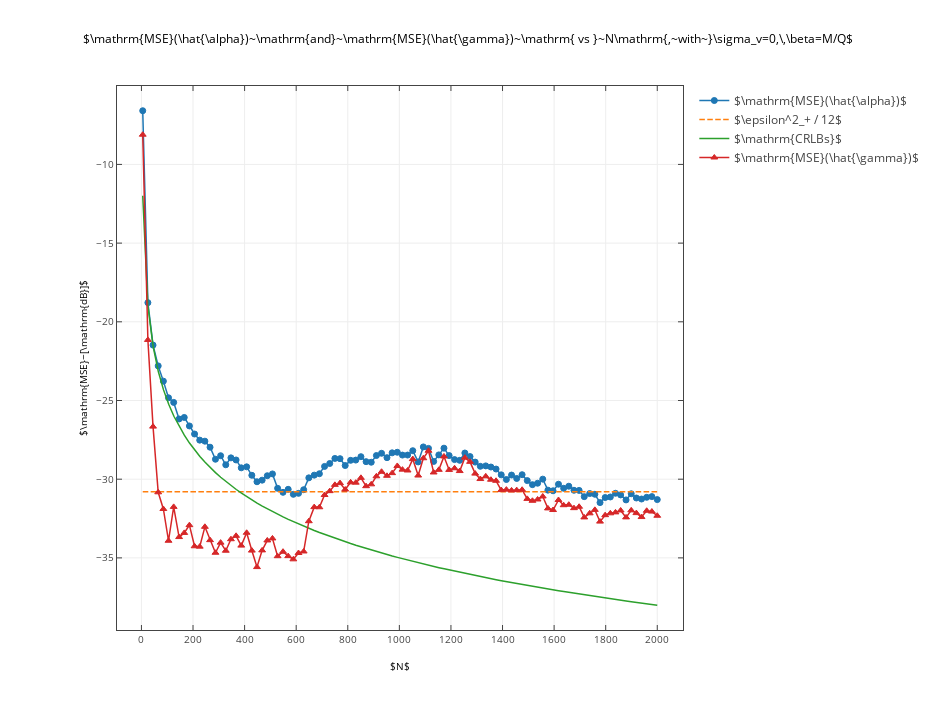

The cell this chart's notebook holds for it:
### Markdown cell above
### Plotting

### Code cell
# Load data from npz file
( nrof_samples_grid, alpha_error, epsilon, nrof_samples_CRLB, CRLB_alpha, CRLB_gamma, gamma_error,
  beta, psi, gamma, alpha, SNR_out ) = itemgetter( 'nrof_samples_grid',
 'alpha_error', 'epsilon', 'nrof_samples_CRLB', 'CRLB_alpha', 'CRLB_gamma', 'gamma_error', 
 'beta', 'psi', 'gamma', 'alpha', 'SNR_out' )(
 np.load( "plots/epsilon_phenomenon.npz" ) )

print( "Plotting results for alpha = %f, beta = %f, gamma = %f, psi = %f, and SNR_w = %f"%( 
        alpha, beta, gamma, psi, SNR_out ) )

# Set up figure
plt.figure( figsize = [13,10] )
# Plot MSE for alpha
plt.plot( nrof_samples_grid, alpha_error, 'o-', label = r"$\mathrm{MSE}(\hat{\alpha})$" )
# Plot epsilon^2_+/12 as a straight line
plt.plot( nrof_samples_grid, 
          10 * np.log10( epsilon**2 / 12 ) * np.ones_like( nrof_samples_grid ), '--',
         label = r"$\epsilon^2_+ / 12$" )
# If the two parameters have different scales
if not np.abs( psi ) == 1:
    # Plot the CRLBs
    plt.plot( nrof_samples_CRLB, 10*np.log10( CRLB_alpha ), label = r"$\mathrm{CRLB}(\alpha)$" )
    plt.plot( nrof_samples_CRLB, 10*np.log10( CRLB_gamma ), label = r"$\mathrm{CRLB}(\gamma)$" )
    # Plot psi^2 epsilon^2_+/12 (scale of alpha)
    plt.plot( nrof_samples_grid, 
          10 * np.log10( (psi * epsilon)**2 / 12 ) * np.ones_like( nrof_samples_grid ), '--',
         label = r"$(\psi \epsilon)^2_+ / 12$" )
else:
    plt.plot( nrof_samples_CRLB, 10*np.log10( CRLB_alpha ), label = r"$\mathrm{CRLBs}$" )
# Plot MSE for gamma
plt.plot( nrof_samples_grid, gamma_error, '^-', label = r"$\mathrm{MSE}(\hat{\gamma})$" )
# Activate grid, set title, and configure labels and legend
plt.grid( True, which = 'both' )
plt.title( r"$\mathrm{MSE}(\hat{\alpha})~\mathrm{and}~\mathrm{MSE}(\hat{\gamma})~" + 
           r"\mathrm{ vs }~N\mathrm{,~with~}\sigma_v=0,\,\beta=M/Q$" )
plt.xlabel( r"$N$" )
plt.ylabel( r"$\mathrm{MSE}~[\mathrm{dB}]$")
plt.legend(  )

# Export to TikZ, if required
if export_to_latex:
    tikz_save( "plots/epsilon_phenomenon.tex" )

# Show interactive or static version, as required

if interactive:
    mpl_to_pltly( plt.gcf( ) )
else:
    plt.show( )

### Figure 1 — Plotly figure (JSON) as saved in the notebook; plotly's stock layout.template omitted (floating-point values rounded to 4 significant figures)
{"data": [{"line": {"color": "rgba (31, 119, 180, 1)", "dash": "solid", "width": 1.5}, "marker": {"color": "#1F77B4", "line": {"color": "#1F77B4", "width": 1}, "opacity": 1, "size": 6, "symbol": "circle"}, "mode": "lines+markers", "name": "$\\mathrm{MSE}(\\hat{\\alpha})$", "type": "scatter", "uid": "0d99f53f-af0f-4771-bd2a-e6e6de03fea3", "x": [5, 25, 45, 65, 85, 105, 125, 146, 166, 186, 206, 226, 246, 266, 287, 307, 327, 347, 367, 387, 408, 428, 448, 468, 488, 508, 528, 549, 569, 589, 609, 629, 649, 670, 690, 710, 730, 750, 770, 790, 811, 831, 851, 871, 891, 911, 931, 952, 972, 992, 1012, 1032, 1052, 1073, 1093, 1113, 1133, 1153, 1173, 1193, 1214, 1234, 1254, 1274, 1294, 1314, 1335, 1355, 1375, 1395, 1415, 1435, 1455, 1476, 1496, 1516, 1536, 1556, 1576, 1596, 1617, 1637, 1657, 1677, 1697, 1717, 1738, 1758, 1778, 1798, 1818, 1838, 1858, 1879, 1899, 1919, 1939, 1959, 1979, 2000], "xaxis": "x", "y": [-6.589, -18.78, -21.48, -22.8, -23.77, -24.83, -25.12, -26.17, -26.08, -26.62, -27.13, -27.52, -27.58, -27.97, -28.73, -28.51, -29.08, -28.64, -28.78, -29.28, -29.21, -29.75, -30.16, -30.06, -29.78, -29.66, -30.58, -30.83, -30.64, -30.96, -30.9, -30.67, -29.91, -29.74, -29.65, -29.19, -29.0, -28.68, -28.7, -29.13, -28.8, -28.79, -28.57, -28.88, -28.92, -28.5, -28.35, -28.63, -28.33, -28.29, -28.47, -28.47, -28.19, -28.9, -27.95, -28.04, -28.87, -28.46, -28.03, -28.5, -28.75, -28.8, -28.34, -28.56, -28.91, -29.18, -29.15, -29.23, -29.35, -29.73, -30.02, -29.74, -29.95, -29.71, -30.09, -30.35, -30.26, -30.0, -30.7, -30.74, -30.32, -30.58, -30.45, -30.7, -30.71, -31.11, -30.91, -30.96, -31.49, -31.17, -31.13, -30.9, -31.0, -31.32, -30.93, -31.2, -31.26, -31.15, -31.11, -31.3], "yaxis": "y"}, {"line": {"color": "rgba (255, 127, 14, 1)", "dash": "5.550000000000001px,2.4000000000000004px", "width": 1.5}, "mode": "lines", "name": "$\\epsilon^2_+ / 12$", "type": "scatter", "uid": "d0a47438-1e79-4b94-9975-63900c596274", "x": [5, 25, 45, 65, 85, 105, 125, 146, 166, 186, 206, 226, 246, 266, 287, 307, 327, 347, 367, 387, 408, 428, 448, 468, 488, 508, 528, 549, 569, 589, 609, 629, 649, 670, 690, 710, 730, 750, 770, 790, 811, 831, 851, 871, 891, 911, 931, 952, 972, 992, 1012, 1032, 1052, 1073, 1093, 1113, 1133, 1153, 1173, 1193, 1214, 1234, 1254, 1274, 1294, 1314, 1335, 1355, 1375, 1395, 1415, 1435, 1455, 1476, 1496, 1516, 1536, 1556, 1576, 1596, 1617, 1637, 1657, 1677, 1697, 1717, 1738, 1758, 1778, 1798, 1818, 1838, 1858, 1879, 1899, 1919, 1939, 1959, 1979, 2000], "xaxis": "x", "y": [-30.79, -30.79, -30.79, -30.79, -30.79, -30.79, -30.79, -30.79, -30.79, -30.79, -30.79, -30.79, -30.79, -30.79, -30.79, -30.79, -30.79, -30.79, -30.79, -30.79, -30.79, -30.79, -30.79, -30.79, -30.79, -30.79, -30.79, -30.79, -30.79, -30.79, -30.79, -30.79, -30.79, -30.79, -30.79, -30.79, -30.79, -30.79, -30.79, -30.79, -30.79, -30.79, -30.79, -30.79, -30.79, -30.79, -30.79, -30.79, -30.79, -30.79, -30.79, -30.79, -30.79, -30.79, -30.79, -30.79, -30.79, -30.79, -30.79, -30.79, -30.79, -30.79, -30.79, -30.79, -30.79, -30.79, -30.79, -30.79, -30.79, -30.79, -30.79, -30.79, -30.79, -30.79, -30.79, -30.79, -30.79, -30.79, -30.79, -30.79, -30.79, -30.79, -30.79, -30.79, -30.79, -30.79, -30.79, -30.79, -30.79, -30.79, -30.79, -30.79, -30.79, -30.79, -30.79, -30.79, -30.79, -30.79, -30.79, -30.79], "yaxis": "y"}, {"line": {"color": "rgba (44, 160, 44, 1)", "dash": "solid", "width": 1.5}, "mode": "lines", "name": "$\\mathrm{CRLBs}$", "type": "scatter", "uid": "0fa61cb8-e5cd-4b94-9acf-6ca07319910d", "x": [5, 25.15, 45.3, 65.45, 85.61, 105.8, 125.9, 146.1, 166.2, 186.4, 206.5, 226.7, 246.8, 267.0, 287.1, 307.3, 327.4, 347.6, 367.7, 387.9, 408.0, 428.2, 448.3, 468.5, 488.6, 508.8, 528.9, 549.1, 569.2, 589.4, 609.5, 629.7, 649.8, 670, 690.2, 710.3, 730.5, 750.6, 770.8, 790.9, 811.1, 831.2, 851.4, 871.5, 891.7, 911.8, 932.0, 952.1, 972.3, 992.4, 1013.0, 1033.0, 1053.0, 1073.0, 1093.0, 1113.0, 1133.0, 1154.0, 1174.0, 1194.0, 1214.0, 1234.0, 1254.0, 1275.0, 1295.0, 1315.0, 1335, 1355.0, 1375.0, 1395.0, 1416.0, 1436.0, 1456.0, 1476.0, 1496.0, 1516.0, 1537.0, 1557.0, 1577.0, 1597.0, 1617.0, 1637.0, 1657.0, 1678.0, 1698.0, 1718.0, 1738.0, 1758.0, 1778.0, 1798.0, 1819.0, 1839.0, 1859.0, 1879.0, 1899.0, 1919.0, 1940.0, 1960.0, 1980.0, 2000], "xaxis": "x", "y": [-11.99, -19.01, -21.56, -23.16, -24.33, -25.24, -26.0, -26.65, -27.21, -27.7, -28.15, -28.55, -28.92, -29.26, -29.58, -29.88, -30.15, -30.41, -30.66, -30.89, -31.11, -31.32, -31.52, -31.71, -31.89, -32.07, -32.23, -32.4, -32.55, -32.7, -32.85, -32.99, -33.13, -33.26, -33.39, -33.51, -33.64, -33.75, -33.87, -33.98, -34.09, -34.2, -34.3, -34.4, -34.5, -34.6, -34.69, -34.79, -34.88, -34.97, -35.05, -35.14, -35.22, -35.31, -35.39, -35.47, -35.54, -35.62, -35.7, -35.77, -35.84, -35.91, -35.98, -36.05, -36.12, -36.19, -36.25, -36.32, -36.38, -36.45, -36.51, -36.57, -36.63, -36.69, -36.75, -36.81, -36.87, -36.92, -36.98, -37.03, -37.09, -37.14, -37.19, -37.25, -37.3, -37.35, -37.4, -37.45, -37.5, -37.55, -37.6, -37.65, -37.69, -37.74, -37.79, -37.83, -37.88, -37.92, -37.97, -38.01], "yaxis": "y"}, {"line": {"color": "rgba (214, 39, 40, 1)", "dash": "solid", "width": 1.5}, "marker": {"color": "#D62728", "line": {"color": "#D62728", "width": 1}, "opacity": 1, "size": 6, "symbol": "triangle-up"}, "mode": "lines+markers", "name": "$\\mathrm{MSE}(\\hat{\\gamma})$", "type": "scatter", "uid": "f480c78d-7c28-49c4-8d88-be9250fc3078", "x": [5, 25, 45, 65, 85, 105, 125, 146, 166, 186, 206, 226, 246, 266, 287, 307, 327, 347, 367, 387, 408, 428, 448, 468, 488, 508, 528, 549, 569, 589, 609, 629, 649, 670, 690, 710, 730, 750, 770, 790, 811, 831, 851, 871, 891, 911, 931, 952, 972, 992, 1012, 1032, 1052, 1073, 1093, 1113, 1133, 1153, 1173, 1193, 1214, 1234, 1254, 1274, 1294, 1314, 1335, 1355, 1375, 1395, 1415, 1435, 1455, 1476, 1496, 1516, 1536, 1556, 1576, 1596, 1617, 1637, 1657, 1677, 1697, 1717, 1738, 1758, 1778, 1798, 1818, 1838, 1858, 1879, 1899, 1919, 1939, 1959, 1979, 2000], "xaxis": "x", "y": [-8.111, -21.15, -26.66, -30.83, -31.89, -33.91, -31.76, -33.68, -33.41, -32.92, -34.26, -34.28, -33.03, -33.87, -34.67, -34.03, -34.54, -33.81, -33.6, -34.22, -33.41, -34.54, -35.58, -34.52, -33.89, -33.76, -34.89, -34.61, -34.89, -35.09, -34.69, -34.59, -32.67, -31.77, -31.78, -31.0, -30.76, -30.36, -30.25, -30.66, -30.2, -30.22, -29.91, -30.44, -30.33, -29.82, -29.53, -29.79, -29.61, -29.16, -29.39, -29.45, -28.72, -29.77, -28.67, -28.19, -29.57, -29.41, -28.55, -29.41, -29.31, -29.48, -28.63, -28.9, -29.64, -29.99, -29.82, -30.03, -30.1, -30.69, -30.66, -30.71, -30.69, -30.67, -31.25, -31.37, -31.29, -31.1, -31.86, -31.96, -31.32, -31.65, -31.62, -31.84, -31.75, -32.43, -32.17, -31.95, -32.69, -32.28, -32.17, -32.11, -31.99, -32.43, -31.98, -32.16, -32.41, -32.01, -32.06, -32.32], "yaxis": "y"}], "layout": {"autosize": false, "height": 720, "hovermode": "closest", "margin": {"b": 90, "l": 117, "pad": 0, "r": 93, "t": 86}, "showlegend": true, "title": {"font": {"color": "#000000", "size": 12}, "text": "$\\mathrm{MSE}(\\hat{\\alpha})~\\mathrm{and}~\\mathrm{MSE}(\\hat{\\gamma})~\\mathrm{ vs }~N\\mathrm{,~with~}\\sigma_v=0,\\,\\beta=M/Q$"}, "width": 936, "xaxis": {"anchor": "y", "domain": [0, 1], "mirror": "ticks", "nticks": 11, "range": [-94.75, 2100.0], "showgrid": true, "showline": true, "side": "bottom", "tickfont": {"size": 10}, "ticks": "inside", "title": {"font": {"color": "#000000", "size": 10}, "text": "$N$"}, "type": "linear", "zeroline": false}, "yaxis": {"anchor": "x", "domain": [0, 1], "mirror": "ticks", "nticks": 8, "range": [-39.58, -5.018], "showgrid": true, "showline": true, "side": "left", "tickfont": {"size": 10}, "ticks": "inside", "title": {"font": {"color": "#000000", "size": 10}, "text": "$\\mathrm{MSE}~[\\mathrm{dB}]$"}, "type": "linear", "zeroline": false}}}
